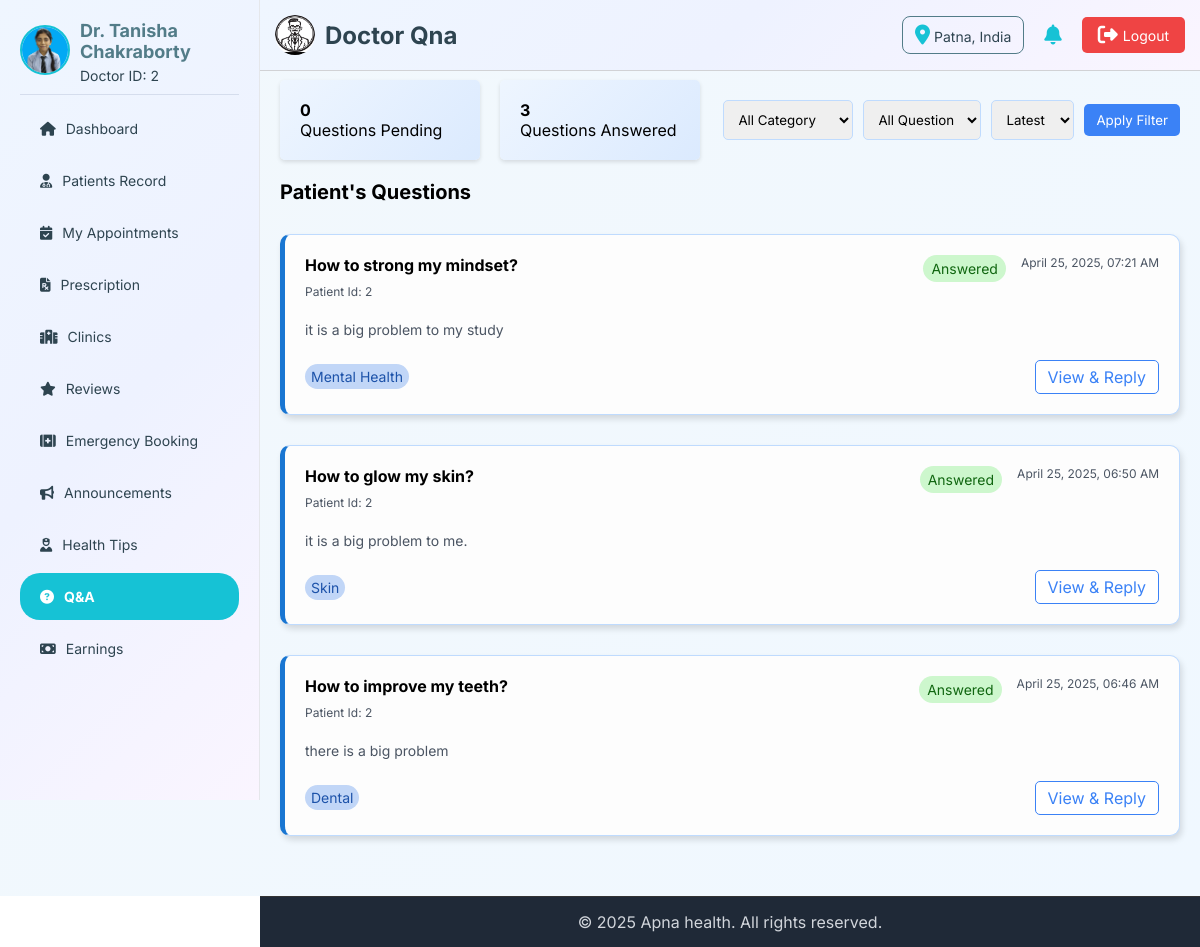
The app's page /doctor/doctor-qna.php (signed in) with its own data.
### tables this page shows
CREATE TABLE `doctor` (
  `doctor_id` int(11) NOT NULL,
  `UID` varchar(20) NOT NULL,
  `name` varchar(255) NOT NULL,
  `email` varchar(255) NOT NULL,
  `phone` varchar(15) DEFAULT NULL,
  `password` varchar(255) NOT NULL,
  `specialization` varchar(255) DEFAULT NULL,
  `experience` int(11) DEFAULT NULL,
  `qualification` text DEFAULT NULL,
  `bio` text DEFAULT NULL,
  `profile_img` varchar(255) DEFAULT NULL,
  `rating` decimal(3,2) DEFAULT 0.00,
  `total_reviews` int(11) DEFAULT 0,
  `availability` enum('Active','Inactive','Blocked') DEFAULT 'Active',
  `address` varchar(512) DEFAULT NULL,
  `gender` enum('Male','Female','Other') DEFAULT NULL,
  `dob` date DEFAULT NULL,
  `fees` decimal(10,2) DEFAULT NULL,
  `emergency` enum('Yes','No') DEFAULT NULL,
  `created_at` timestamp NOT NULL DEFAULT current_timestamp(),
  `updated_at` timestamp NOT NULL DEFAULT current_timestamp() ON UPDATE current_timestamp()
);

CREATE TABLE `question` (
  `question_id` int(11) NOT NULL,
  `patient_id` int(11) NOT NULL,
  `specialty` varchar(255) NOT NULL,
  `question` text NOT NULL,
  `description` text DEFAULT NULL,
  `question_time` timestamp NOT NULL DEFAULT current_timestamp(),
  `status` enum('Pending','Answered') DEFAULT 'Pending'
);

### doctor/doctor-qna.php (the view, shortened to what this page needs)
<?php
include '../connection.php';
$order_by = "ORDER BY question_time DESC";
$where_clause = "";
$count_query = "SELECT
    SUM(CASE WHEN status = 'Pending' THEN 1 ELSE 0 END) AS pending,
    SUM(CASE WHEN status = 'Answered' THEN 1 ELSE 0 END) AS answered
    FROM question";
$count_result = mysqli_query($conn, $count_query);
if ($count_result && mysqli_num_rows($count_result) > 0) {
    $counts = mysqli_fetch_assoc($count_result);
    $pending_count = $counts['pending'];
    $answered_count = $counts['answered'];
}
?>
<!DOCTYPE html>
<html lang="en">
<head>
    <link rel="stylesheet" href="https://cdnjs.cloudflare.com/ajax/libs/font-awesome/6.7.2/css/all.min.css"
 />
</head>
<body>
    <?php include 'doctor-header.php'; ?>
    <main>
        <section class="first-sec">
            <div class="count-part">
                <div class="count-box">
                    <strong><?= $pending_count ?? 0 ?></strong>
                    <p>Questions Pending</p>
                </div>
                <div class="count-box">
                    <strong><?= $answered_count ?? 0 ?></strong>
                    <p>Questions Answered</p>
                </div>
            </div>
            <form method="GET" class="sf-part">
                <div class="filter-group">
                    <select name="category">
                        <option value="" <?= empty($_GET['category']) ? 'selected' : '' ?>>All Category</option>
                    </select>
                </div>
                <div class="filter-group">
                    <select name="status">
                        <option value="" <?= empty($_GET['status']) ? 'selected' : '' ?>>All Question</option>
                    </select>
                </div>
                <div class="filter-group">
                    <select name="order">
                        <option value="desc" <?= ($_GET['order'] ?? 'desc') === 'desc' ? 'selected' : '' ?>>Latest
                        </option>
                    </select>
                </div>
                <button type="submit" id="filter-btn">Apply Filter</button>
            </form>
        </section>
        <section class="second-sec">
            <h2>Patient's Questions</h2>
            <div class="qna-part">
                <?php
                $query = "SELECT * FROM question $where_clause $order_by";
                $result = mysqli_query($conn, $query);
                ?>
                <?php if (mysqli_num_rows($result) > 0): ?>
                <?php while ($q = mysqli_fetch_assoc($result)): ?>
                <article class="question-box">
                    <div class="box-top">
                        <span id="p-ques">
                            <h3><?= htmlspecialchars($q['question']) ?>?</h3>
                            <span>Patient Id: <?= htmlspecialchars($q['patient_id']) ?></span>
                        </span>
                        <span id="status-back"><data><?= htmlspecialchars($q['status']) ?></data></span>
                        <span id="time"><?= date("F d, Y, h:i A", strtotime($q['question_time'])) ?></span>
                    </div>
                    <div class="box-middle">
                        <p><?= nl2br(htmlspecialchars($q['description'])) ?></p>
                    </div>
                    <div class="box-bottom">
                        <span id="cat-back"><data><data><?= htmlspecialchars($q['specialty']) ?></data></span>
                        <a href="doctor-viewAnswer.php?question_id=<?= $q['question_id'] ?>" id="view-btn">View & Reply</a>
                    </div>
                </article>
                <?php endwhile; ?>
                <?php endif; ?>
            </div>
        </section>
    </main>
    <?php include 'doctor-footer.php'; ?>
</body>
</html>

### doctor/doctor-header.php (shortened to what this page needs)
<?php
include '../connection.php';
$defaultLogo = "../img/logo.jpg";
$logoPath = $defaultLogo;
$logoQuery = mysqli_query($conn, "SELECT logo FROM admin WHERE admin_id = 1 LIMIT 1");
if ($logoQuery && mysqli_num_rows($logoQuery) > 0) {
    $logoData = mysqli_fetch_assoc($logoQuery);
    if (!empty($logoData['logo']) && file_exists('../upload/admin/' . $logoData['logo'])) {
        $logoPath = '../upload/admin/' . $logoData['logo'];
    }
}
$location = "Unknown";
if (isset($_SESSION['doctor_id'])) {
    $pid = $_SESSION['doctor_id'];
    $locQuery = mysqli_query($conn, "SELECT location FROM log_info WHERE doctor_id = $pid ORDER BY login_time DESC LIMIT 1");
    if ($locQuery && mysqli_num_rows($locQuery) > 0) {
        $locData = mysqli_fetch_assoc($locQuery);
        $location = $locData['location'] ?? "Unknown";
    }
}
$doctor_id = $_SESSION['doctor_id'] ?? null;
$doctor_img = '../img/user.jpg';
$doctor_name = 'Guest';
$doctor_id_display = '---';
if ($doctor_id) {
    $sql = "SELECT name, profile_img FROM doctor WHERE doctor_id = '$doctor_id'";
    $result = mysqli_query($conn, $sql);
    if ($row = mysqli_fetch_assoc($result)) {
        $doctor_name = $row['name'];
        $doctor_id_display = $doctor_id;
        if (!empty($row['profile_img']) && file_exists('../upload/doctor/' . $row['profile_img'])) {
            $doctor_img = '../upload/doctor/' . $row['profile_img'];
        }
    }
}
?>
<!DOCTYPE html>
<html lang="en">
<head>
    <link rel="stylesheet" href="https://cdnjs.cloudflare.com/ajax/libs/font-awesome/6.7.2/css/all.min.css"
 />
</head>
<body>
    <header>
        <div class="header-left">
            <img src="<?= $logoPath ?>" alt="logo">
            <h2>
                <?php
            $pageName = basename($_SERVER['PHP_SELF'], '.php');
            $pageName = str_replace('-', ' ', $pageName);
            $pageName = ucwords($pageName);
            echo $pageName;
            ?>
            </h2>
        </div>
        <div class="header-right">
            <div id='location-box'><i class="fa-solid fa-location-dot"></i><span> <?= $location ?> </span></div>
            <i class="fa-solid fa-bell"></i>
            <a href="doctor-logout.php"><i class="fa-solid fa-right-from-bracket"></i> Logout</a>
        </div>
    </header>
    <aside>
        <a href="../doctor/doctor-profile.php" class="profile">
            <span>
                <img src="<?= $doctor_img ?>" alt="Profile Picture">
            </span>
            <span>
                <h3><?= htmlspecialchars($doctor_name) ?></h3>
                <p>Doctor ID: <?= htmlspecialchars($doctor_id_display) ?></p>
            </span>
        </a>
        <ul class="menu">
            <li><a href="doctor-dashboard.php"
                    class="<?= basename($_SERVER['PHP_SELF']) == 'doctor-dashboard.php' ? 'current' : '' ?>"><i
                        class="fa-solid fa-house"></i> Dashboard</a></li>
            <li><a href="doctor-patients-record.php"
                    class="<?= basename($_SERVER['PHP_SELF']) == 'doctor-patients-record.php' ? 'current' : '' ?>"><i
                        class="fa-solid fa-user-doctor"></i> Patients Record</a></li>
            <li><a href="doctor-appointment.php"
                    class="<?= basename($_SERVER['PHP_SELF']) == 'doctor-appointment.php' ? 'current' : '' ?>"><i
                        class="fa-solid fa-calendar-check"></i>My Appointments</a></li>
            <li><a href="doctor-prescription.php"
                    class="<?= basename($_SERVER['PHP_SELF']) == 'doctor-prescription.php' ? 'current' : '' ?>"><i
                        class="fa-solid fa-file-prescription"></i> Prescription</a></li>
            <li><a href="doctor-clinic.php"
                    class="<?= basename($_SERVER['PHP_SELF']) == 'doctor-clinic.php' ? 'current' : '' ?>"><i
                        class="fa-solid fa-hospital"></i> Clinics</a></li>
            <li><a href="doctor-reviews.php"
                    class="<?= basename($_SERVER['PHP_SELF']) == 'doctor-reviews.php' ? 'current' : '' ?>"><i
                        class="fa-solid fa-star"></i> Reviews</a></li>
            <li><a href="doctor-emergency.php"
                    class="<?= basename($_SERVER['PHP_SELF']) == 'doctor-emergency.php' ? 'current' : '' ?>"><i
                        class="fa-solid fa-kit-medical"></i> Emergency Booking</a></li>
            <li><a href="doctor-announcements.php"
                    class="<?= basename($_SERVER['PHP_SELF']) == 'doctor-announcements.php' ? 'current' : '' ?>"><i
                        class="fa-solid fa-bullhorn"></i> Announcements </a></li>
            <li><a href="doctor-healthtips.php"
                    class="<?= basename($_SERVER['PHP_SELF']) == 'doctor-healthtips.php' ? 'current' : '' ?>"><i
                        class="fa-solid fa-user-nurse"></i> Health Tips</a></li>
            <li><a href="doctor-qna.php"
                    class="<?= basename($_SERVER['PHP_SELF']) == 'doctor-qna.php' ? 'current' : '' ?>"><i
                        class="fa-solid fa-circle-question"></i> Q&A </a></li>
            <li><a href="doctor-earnings.php"
                    class="<?= basename($_SERVER['PHP_SELF']) == 'doctor-earnings.php' ? 'current' : '' ?>"><i
                        class="fa-solid fa-money-bill"></i> Earnings </a></li>
        </ul>
    </aside>
</body>
</html>

### doctor/doctor-qna.php (style rules this page uses)
* { padding: 0; margin: 0; box-sizing: border-box; font-family: 'Inter', sans-serif; }
main { background: linear-gradient(135deg, #f2f8fc, #f0f8ff); padding: 80px 20px 20px 280px; }
.first-sec { display: flex; align-items: center; gap: 20px; justify-content: space-between; flex-wrap: wrap; }
.count-part { display: flex; align-items: center; gap: 20px; }
.count-box { flex: 0 0 200px; box-shadow: 0 2px 4px rgba(0, 0, 0, 0.12); border-radius: 5px; padding: 20px; background: linear-gradient(135deg, #EFF6FF -4%, #DBEAFE 100%); }
.sf-part { display: flex; align-items: center; gap: 10px; flex-wrap: wrap; }
.filter-group select { padding: 10px; border: 1px solid #BFDBFE; border-radius: 5px; outline: none; }
#search-btn, #filter-btn { background-color: #3B82F6; padding: 8px 12px; border: none; border-radius: 5px; color: white; cursor: pointer; }
.second-sec { margin: 20px 0; }
.second-sec h2 { font-size: 20px; margin-bottom: 30px; }
.qna-part { display: flex; flex-direction: column; align-items: flex-start; gap: 10px; }
.question-box { display: flex; flex-direction: column; gap: 20px; align-items: flex-start; background: #fdfdfd; border: 1px solid #BFDBFE; border-left: 5px solid #1976d2; border-radius: 10px; box-shadow: 2px 4px 6px rgba(0, 0, 0, 0.13); width: 100%; padding: 20px; margin-bottom: 20px; }
.box-top { display: flex; align-items: flex-start; gap: 15px; width: 100%; }
#p-ques { flex: 1; }
#p-ques h3 { font-size: 16px; margin-bottom: 5px; }
#p-ques span { color: #4B5563; font-size: 12px; }
.box-top #status-back { padding: 5px 8px; border-radius: 20px; background-color: #cdf7cd; color: #106610; font-size: 14px; }
.box-top #time { color: #4B5563; font-size: 12px; }
.box-middle p { color: #4B5563; font-size: 14px; line-height: 1.4; text-align: justify; }
.box-bottom { width: 100%; display: flex; align-items: center; justify-content: space-between; }
.box-bottom #cat-back { padding: 4px 6px; background-color: #c1d6f7; color: #1c52a9; border-radius: 20px; font-size: 14px; }
.box-bottom #view-btn { border: 1px solid #3B82F6; background-color: white; padding: 6px 12px; color: #3B82F6; text-decoration: none; border-radius: 5px; }

### doctor/doctor-header.php (style rules this page uses)
* { padding: 0; margin: 0; box-sizing: border-box; font-family: 'Inter', sans-serif; }
header { position: fixed; top: 0; left: 260px; background: linear-gradient(135deg, #EFF6FF 0%, #EEF2FF 50%, #FAF5FF 100%); display: flex; justify-content: space-between; align-items: center; padding: 15px; color: #2e4450; border-bottom: 1px solid #d1d2d5; z-index: 5; width: calc(100% - 260px); }
.header-left { display: flex; align-items: center; gap: 10px; }
.header-left img { height: 40px; width: 40px; border-radius: 50%; }
.header-right { display: flex; align-items: center; gap: 20px; }
#location-box { border-radius: 8px; padding: 8px 12px; font-size: 14px; border: 1px solid #527c88; }
.header-right i { font-size: 20px; cursor: pointer; color: #16c2d5; }
.header-right a { text-decoration: none; background-color: #EF4444; color: white; border: none; padding: 8px 16px; font-size: 14px; cursor: pointer; transition: 0.3s; border-radius: 5px; white-space: nowrap; display: flex; align-items: center; gap: 5px; }
.header-right a i { color: white; }
aside { position: fixed; top: 0; left: 0; width: 260px; height: 100vh; background: linear-gradient(135deg, #EFF6FF 0%, #EEF2FF 50%, #FAF5FF 100%); color: #2e4450; display: flex; flex-direction: column; align-items: center; padding: 20px; border-right: 1px solid #E5E7EB; overflow-y: auto; z-index: 10; }
.profile { text-decoration: none; display: flex; align-items: center; justify-content: center; border-bottom: 1px solid #d5dded; width: 100%; padding-bottom: 10px; gap: 10px; }
.profile img { width: 50px; height: 50px; border-radius: 50%; border: 2px solid #16c2d5; object-fit: cover; }
.profile h3 { margin-bottom: 5px; font-size: 18px; color: #527c88; }
.profile p { font-size: 14px; color: #2e4450; }
.menu { list-style: none; padding: 10px 0; width: 100%; }
.menu li { width: 100%; }
.menu a { display: flex; align-items: center; gap: 10px; padding: 15px 20px; text-decoration: none; color: #2e4450; border-radius: 20px; font-size: 14px; margin-bottom: 5px; transition: 0.3s; }
.menu a.current { background: #16c2d5; color: white; font-weight: bold; }

### doctor/doctor-footer.php (style rules this page uses)
* { padding: 0; margin: 0; box-sizing: border-box; font-family: 'Inter', sans-serif; }

### records on screen
doctor: profile_img (picture), name "Dr. Tanisha Chakraborty"
question: question "How to strong my mindset", patient "2", status "Answered", question_time "April 25, 2025, 07:21 AM", description "it is a big problem to my study", specialty "Mental Health"
question: question "How to glow my skin", patient "2", status "Answered", question_time "April 25, 2025, 06:50 AM", description "it is a big problem to me.", specialty "Skin"
question: question "How to improve my teeth", patient "2", status "Answered", question_time "April 25, 2025, 06:46 AM", description "there is a big problem", specialty "Dental"

### other values on screen
$pageName "Doctor Qna"
$location "Patna, India"
$doctor_id_display "2"
$pending_count "0"
$answered_count "3"
